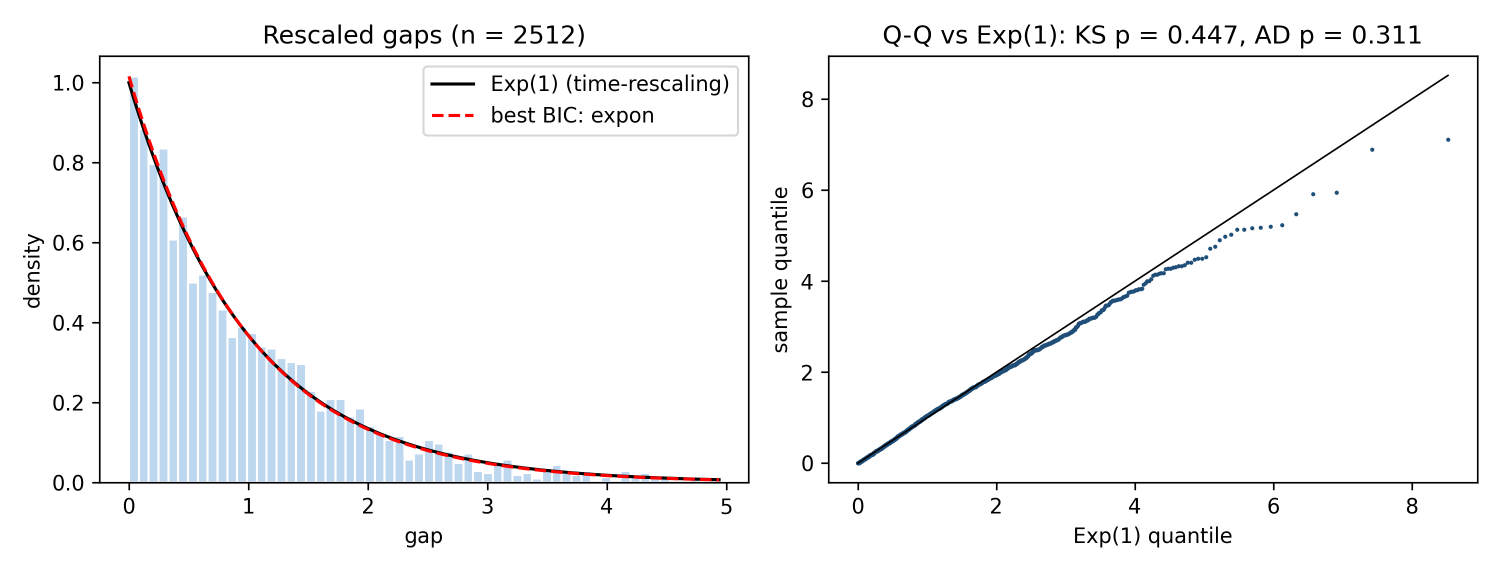
#> input picture 07_Results/figures/Fig06_rescaled_gaps.png, 3000 x 1140 px, given in place of G01_layout_3D.png, which was not available (shown at 1/2 size)
$ python report_figures.py
#> lines starting #> are read from the running program, lines starting #| are printed output that depends on the picture
""" figure set (PROJECT_PLAN Phase 8.2, items 1-14) in figures/report/, 300 dpi, one style (matplotlib defaults,
project palette #1F4E78 / #C55A11 / #70AD47 / #7030A0).
New figures: Fig01 conceptual model (activity cycle diagram), Fig02 process flow with the points where the idle policies
act, Fig03 FlexSim 3D view (composite of two window captures), Fig04 daily arrivals over time, Fig05 NHPP rate profile,
Fig07 stay ECDF by arrival band. The others are copies of existing 300-dpi figures (source listed in FIGSET.csv).
Usage: python scripts/report_figures.py --project .
Output: figures/report/Fig01..Fig14 (+ FigS* extras used by the paper), figures/report/FIGSET.csv. No randomness.
"""
import argparse
import importlib.util
import shutil
from pathlib import Path

import matplotlib
import numpy as np
import pandas as pd
from PIL import Image, ImageDraw, ImageFont

matplotlib.use("Agg")
import matplotlib.pyplot as plt  # noqa: E402
from matplotlib.patches import Circle, FancyArrowPatch, FancyBboxPatch  # noqa: E402

BLUE, ORANGE, GREEN, PURPLE, GREY = "#1F4E78", "#C55A11", "#70AD47", "#7030A0", "#7F7F7F"
plt.rcParams.update({"font.size": 10, "axes.titlesize": 11})

COPIES = [  # (target, source, caption)
    ("Fig06_rescaled_gaps.png", "figures/phase1r/r1_fit_gaps.png", "Arrival process: rescaled inter-arrival gaps vs Exp(1) (NHPP check)"),
    ("Fig08_idle_time.png", "figures/phase1/p1_6_idle_hist.png", "Idle time after charging ends (v1 pool; 56.9% of plug-in hours, 56.7% in the v2 pool)"),
    ("Fig09_validation_profile.png", "figures/phase4/p4_offered_load.png", "Validation: occupancy by time of day, data vs DES vs Mt/G/inf"),
    ("Fig10_P15_vs_c.png", "figures/phase1r/r6_p15_vs_c.png", "P(wait > 15 min) vs chargers at +30%, mean and upper 95% bound"),
    ("Fig11_heatmap_P15.png", "figures/phase3/p3_heat_P15upper.png", "Sizing heat-map: upper 95% bound of P(wait > 15 min)"),
    ("Fig12_frontier.png", "figures/phase3/p3_frontier.png", "Feasibility frontier c*(m) with 95% band"),
    ("Fig13_policy_savings.png", "figures/phase3/p3_policy_savings.png", "Chargers saved by idle-management policies"),
    ("Fig14a_payoff_regret.png", "figures/phase6/p6_payoff_regret.png", "Payoff (annual cost) and regret tables"),
    ("Fig14b_ahp.png", "figures/phase6/p6_ahp.png", "AHP weights and weight sensitivity"),
    ("FigS1_trace_check.png", "figures/flexsim/fig_b3_trace_check.png", "FlexSim = engine, car by car (trace mode)"),
    ("FigS2_flexsim_vs_engine.png", "figures/flexsim/fig_d5_flexsim_vs_engine.png", "FlexSim confirmation of the key cells"),
    ("FigS3_feasibility.png", "figures/phase5/p5_feasibility.png", "Feasibility check with Bonferroni bounds"),
    ("FigS4_mol_vs_des.png", "figures/phase4/p4_mol_vs_des.png", "Analytic sizing rules vs the DES frontier"),
    ("FigS5_prob_sens.png", "figures/phase6/p6_prob_sens.png", "EMV vs the probability of high growth"),
    ("FigS6_decision_tree.png", "figures/phase6/decision_analysis_tree.png", "Decision tree"),
    ("FigS7_paired_diffs.png", "figures/phase5/p5_paired_diffs.png", "Paired CRN differences"),
]


def box(ax, xy, w, h, text, fc, ec=BLUE, fs=9, rounded=True):
    p = FancyBboxPatch((xy[0] - w / 2, xy[1] - h / 2), w, h, boxstyle="round,pad=0.02" if rounded else "square,pad=0.0",
                       fc=fc, ec=ec, lw=1.4)
    ax.add_patch(p)
    ax.text(xy[0], xy[1], text, ha="center", va="center", fontsize=fs)


def arrow(ax, a, b, color="k", style="-|>", rad=0.0, lw=1.3, ls="-"):
    ax.add_patch(FancyArrowPatch(a, b, arrowstyle=style, mutation_scale=12, color=color, lw=lw, ls=ls,
                                 connectionstyle=f"arc3,rad={rad}"))


def fig01(out):
    f, ax = plt.subplots(figsize=(10, 5.8))
    ax.set_xlim(0, 10)
    ax.set_ylim(0, 6.0)
    ax.axis("off")
    for xy, t in [((1.0, 3.6), "Outside\n(not on site)"), ((4.0, 3.6), "Queue\n(waiting car)"), ((8.6, 3.6), "Done\n(leaving)")]:
        ax.add_patch(Circle(xy, 0.62, fc="#EEF3F8", ec=BLUE, lw=1.4))
        ax.text(*xy, t, ha="center", va="center", fontsize=8.5)
    box(ax, (2.5, 3.6), 1.3, 0.7, "Arrive\n(NHPP)", "#FFF2CC", rounded=False)
    box(ax, (6.25, 3.6), 2.2, 1.0, "Plugged in\n= charging + idle\n(occupancy time)", "#E2EFDA", rounded=False)
    arrow(ax, (1.62, 3.6), (1.85, 3.6))
    arrow(ax, (3.15, 3.6), (3.38, 3.6))
    arrow(ax, (4.62, 3.6), (5.15, 3.6))
    arrow(ax, (7.35, 3.6), (7.98, 3.6))
    arrow(ax, (8.6, 4.24), (1.0, 4.24), rad=0.22, ls="--", color=GREY)
    ax.text(4.8, 5.55, "car cycle (next visit)", fontsize=8, color=GREY, ha="center")
    ax.add_patch(Circle((6.25, 1.2), 0.62, fc="#EEF3F8", ec=ORANGE, lw=1.4))
    ax.text(6.25, 1.2, "Free\ncharger", ha="center", va="center", fontsize=8.5)
    arrow(ax, (5.75, 1.6), (5.6, 3.1), color=ORANGE, rad=-0.3)
    arrow(ax, (6.9, 3.1), (6.75, 1.6), color=ORANGE, rad=-0.3)
    ax.text(7.5, 1.2, "charger cycle:\nc identical Level-2 chargers", fontsize=8, color=ORANGE, va="center")
    ax.text(4.0, 2.55, "wait W = start - arrival\nrisk: P(W > 15 min)", fontsize=8, ha="center", color=BLUE)
    ax.text(8.6, 2.55, "idle part of the stay is\nthe target of policies P1-P3", fontsize=8, ha="center", color=GREEN)
    ax.set_title("Conceptual model (activity cycle diagram): circles = queues/states, rectangles = activities; FIFO, no balking",
                 fontsize=10)
    f.savefig(out, dpi=300, bbox_inches="tight")
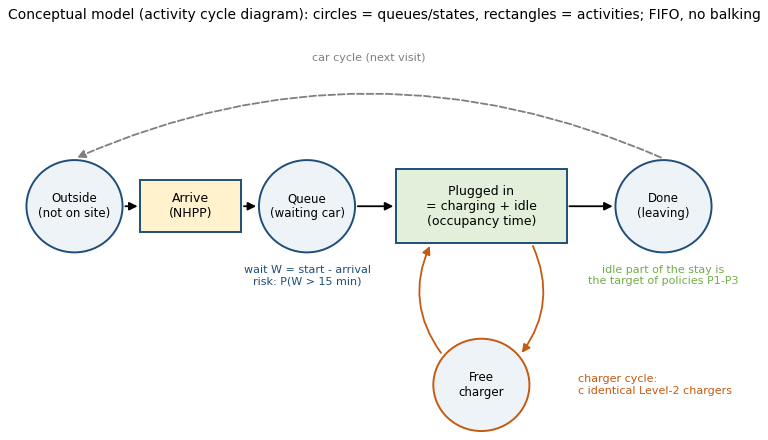
#> figure drawn by matplotlib, 1 panel
    f.savefig(Path(out).with_suffix(".pdf"), bbox_inches="tight")
    plt.close(f)


def fig02(out):
    f, ax = plt.subplots(figsize=(11, 4.6))
    ax.set_xlim(0, 11)
    ax.set_ylim(0, 4.6)
    ax.axis("off")
    y = 3.0
    steps = [(0.9, "Car arrives\nNHPP: 48 half-hour\nrates x growth m", "#FFF2CC"),
             (2.9, "Free charger?\n(c chargers)", "#EEF3F8"),
             (4.9, "Plug in\nstay drawn from\narrival band", "#E2EFDA"),
             (6.9, "Charging\n(energy delivered)", "#E2EFDA"),
             (8.9, "Idle but plugged\n(until the driver\nreturns)", "#F8CBAD")]
    for x, t, fc in steps:
        box(ax, (x, y), 1.6, 1.15, t, fc)
    for k in range(4):
        arrow(ax, (steps[k][0] + 0.82, y), (steps[k + 1][0] - 0.82, y))
    arrow(ax, (9.72, y), (10.6, y))
    ax.text(10.65, y, "Departs:\ncharger\nfree", fontsize=8.5, va="center")
    box(ax, (2.9, 1.2), 1.6, 0.8, "FIFO queue\n(no balking)", "#EEF3F8")
    arrow(ax, (2.9, y - 0.6), (2.9, 1.62))
    ax.text(3.0, 2.05, "no", fontsize=8)
    arrow(ax, (3.72, 1.2), (4.9, y - 0.6), rad=0.25)
    ax.text(3.9, y + 0.12, "yes", fontsize=8)
    ax.text(2.9, 0.3, "measure: wait W, P(W > 15 min), Wq, W95", fontsize=8, ha="center", color=BLUE)
    ax.add_patch(FancyBboxPatch((7.55, 0.2), 3.3, 1.45, boxstyle="round,pad=0.03", fc="white", ec=ORANGE, lw=1.6, ls="--"))
    ax.text(9.2, 0.92, "WHERE THE POLICY ACTS\nP1: move the car within g min\nafter charging ends\n"
            "P2: maximum stay 4 h\nP3: only a share p of drivers complies", fontsize=7.4, ha="center", va="center", color=ORANGE)
    arrow(ax, (8.9, 1.7), (8.9, y - 0.6), color=ORANGE, style="-|>")
    ax.set_title("System process flow (one car); the idle-but-plugged step (56.7% of plug-in hours) is what the policies shorten",
                 fontsize=10)
    f.savefig(out, dpi=300, bbox_inches="tight")
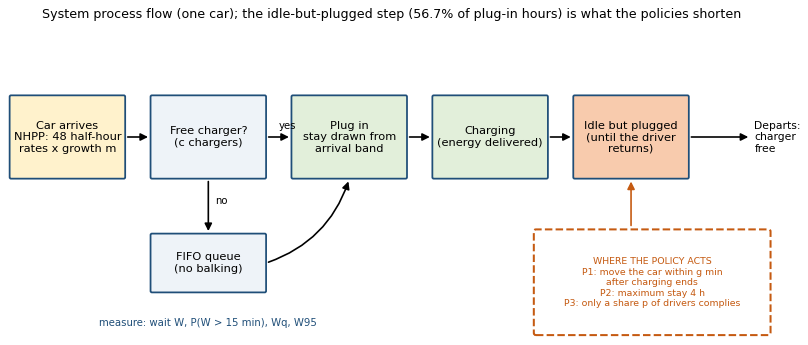
#> figure drawn by matplotlib, 1 panel
    f.savefig(Path(out).with_suffix(".pdf"), bbox_inches="tight")
    plt.close(f)


def fig03(root, out):
    a = Image.open(root / "flexsim/screenshots/G01_layout_3D.png").convert("RGB")
    b = Image.open(root / "flexsim/screenshots/D5_policy_P1-30_m1.3_c32.png").convert("RGB")
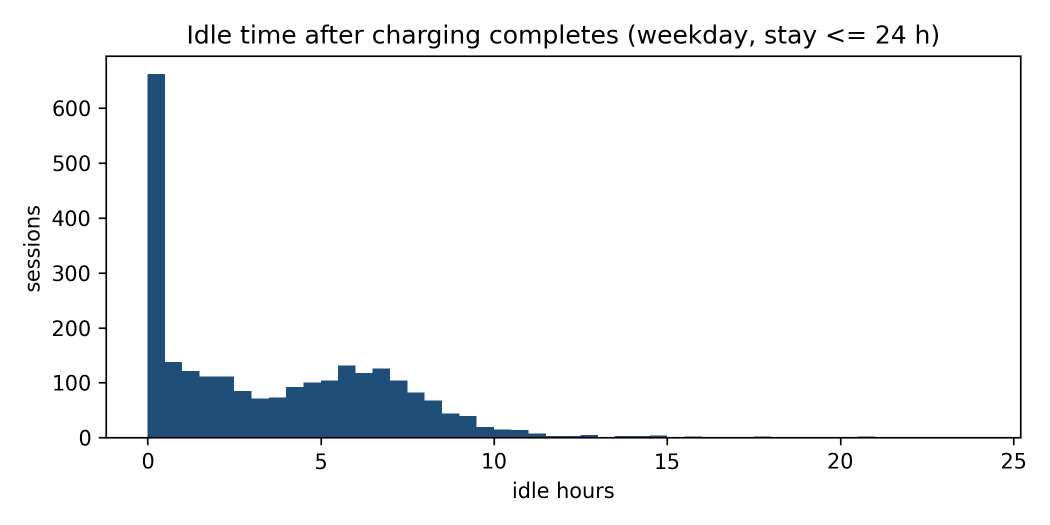
#> input picture 07_Results/figures/Fig08_idle_time.png, 2100 x 1050 px, given in place of D5_policy_P1-30_m1.3_c32.png, which was not available (shown at 1/2 size)
    h = 900
    a = a.resize((int(a.width * h / a.height), h))
#> a: PIL image 2368x900 RGB
    b = b.resize((int(b.width * h / b.height), h))
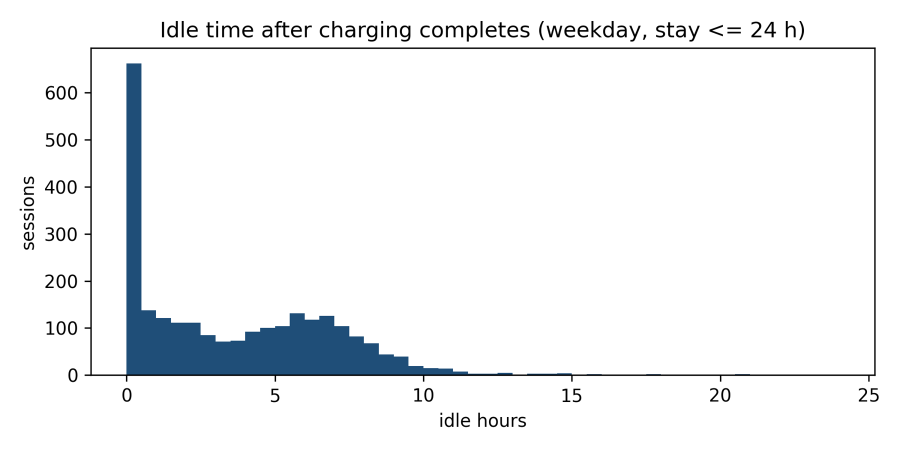
#> b: PIL image 1800x900 RGB (shown at 1/2 size); mean R, G, B 240.7, 242.6, 244.4
    pad, top = 30, 90
    W = a.width + b.width + 3 * pad
#> W = 4258
    canvas = Image.new("RGB", (W, h + top + pad), "white")
#> canvas: PIL image 4258x1020 RGB; every value is 255
    canvas.paste(a, (pad, top))
    canvas.paste(b, (2 * pad + a.width, top))
    d = ImageDraw.Draw(canvas)
    try:
        font = ImageFont.truetype("arial.ttf", 40)
    except OSError:
        font = ImageFont.load_default()
    d.text((pad, 25), "(a) FlexSim 2027: 52 chargers (Processors), +30% demand, c = 45 (46-52 grey)", fill=(31, 78, 120), font=font)
    d.text((2 * pad + a.width, 25), "(b) best idle policy P1-30 run, c = 32 (33-52 grey)", fill=(31, 78, 120), font=font)
    canvas.save(out, dpi=(300, 300))
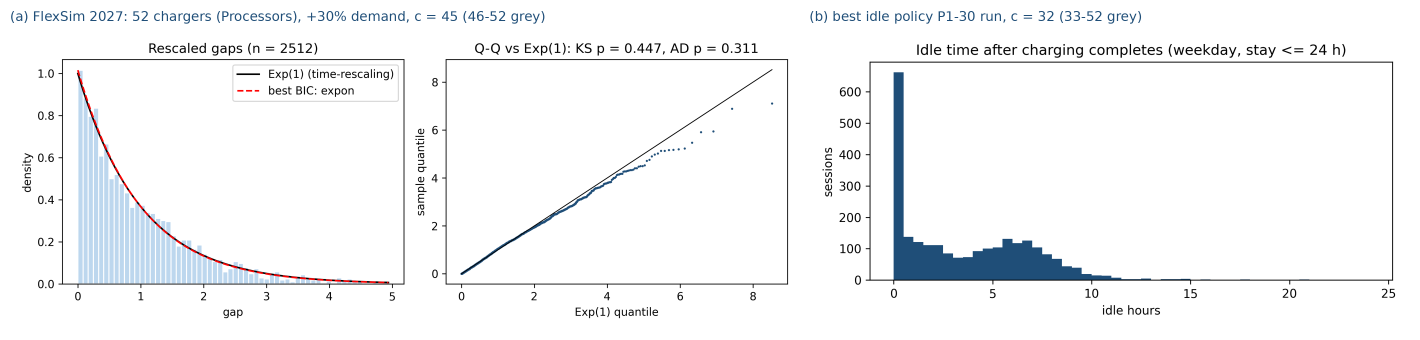
#> saved as Fig03_flexsim_3d.png: PIL image 4258x1020 RGB (shown at 1/3 size); mean R, G, B 244.3, 245.5, 246.9


def fig03c(root, out):
    """: one clear FlexSim figure - (a) the 3D layout cropped to the model (no library panel or toolbars), with
    numbered markers and a legend strip in large type; (b) one dashboard panel (arrivals/departures per hour)."""
    lay = Image.open(root / "flexsim/screenshots/G01_layout_3D.png").convert("RGB").crop((480, 140, 1440, 770))
    dash = Image.open(root / "flexsim/screenshots/G07b_dashboard_seconds_c45.png").convert("RGB").crop((420, 232, 980, 555))
    try:
        fb = ImageFont.truetype("arialbd.ttf", 26)
        fm = ImageFont.truetype("arial.ttf", 24)
    except OSError:
        fb = fm = ImageFont.load_default()
    d = ImageDraw.Draw(lay)
    marks = [(1, (285, 545)), (2, (455, 562)), (3, (150, 330)), (4, (850, 205)), (5, (838, 79))]
    for n, (x, y) in marks:
        d.ellipse((x - 19, y - 19, x + 19, y + 19), fill=(197, 90, 17), outline="white", width=3)
        d.text((x, y), str(n), fill="white", font=fb, anchor="mm")
    legend = ["1  Source 'CarArrivals' (arrival times from the NHPP)", "2  Queue 'ChargeQueue' (FIFO, no balking)",
              "3  Processor = one charger, capacity 1 (brown box = car plugged in)",
              "4  Chargers 46-52 closed (grey): c = 45 open", "5  Sink 'Departed'"]
    W = lay.width
    strip_h = 36 * len(legend) + 20
    top_h = 50
    canvas = Image.new("RGB", (W, top_h + lay.height + strip_h + top_h + dash.height + 10), "white")
    dc = ImageDraw.Draw(canvas)
    dc.text((10, 12), "(a) FlexSim 2027 3D view, +30% demand, 52 Processors (day 9, 09:30)", fill=(31, 78, 120), font=fb)
    canvas.paste(lay, (0, top_h))
    y0 = top_h + lay.height + 10
    for k, t in enumerate(legend):
        dc.text((14, y0 + 36 * k), t, fill=(30, 30, 30), font=fm)
    y1 = y0 + strip_h
    dc.text((10, y1 + 12), "(b) Dashboard panel after the run: arrivals and departures per hour", fill=(31, 78, 120), font=fb)
    canvas.paste(dash, ((W - dash.width) // 2, y1 + top_h))
    canvas.save(out, dpi=(300, 300))


def fig07b(root, out):
    """ (guideline step 3: histogram + at least two fitted distributions for the service times): the six band_long
    panels of figures/phase1r/r1_fit_service.png (5 x 3 grid of 1300 x 1020 px panels), arranged 3 x 2."""
    src = Image.open(root / "figures/phase1r/r1_fit_service.png").convert("RGB")
    pw, ph = src.width // 3, src.height // 5
#> pw = 700; ph = 210
    cells = [(2, 2), (3, 0), (3, 1), (3, 2), (4, 0), (4, 1)]
    canvas = Image.new("RGB", (3 * pw, 2 * ph), "white")
#> canvas: PIL image 2100x420 RGB; every value is 255
    for k, (r, c) in enumerate(cells):
        canvas.paste(src.crop((c * pw, r * ph, (c + 1) * pw, (r + 1) * ph)), ((k % 3) * pw, (k // 3) * ph))
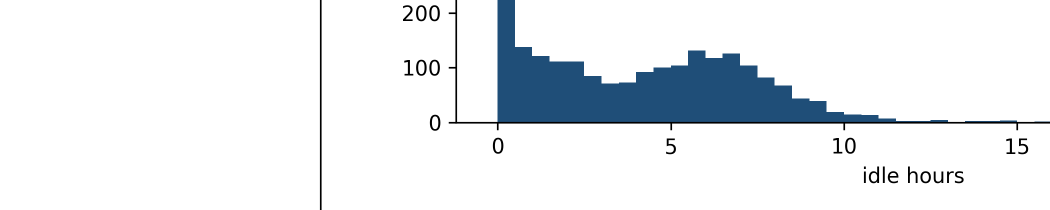
#> canvas: PIL image 2100x420 RGB (shown at 1/2 size); mean R, G, B 232.5, 236.5, 240.1
    canvas.save(out, dpi=(300, 300))


# [56 lines left out: functions fig04, fig05, fig07, not called in this run]


def main():
    ap = argparse.ArgumentParser()
    ap.add_argument("--project", default=".")
    a = ap.parse_args()
    root = Path(a.project).resolve()
    out = root / "figures" / "report"
    out.mkdir(parents=True, exist_ok=True)
    rows = []
    fig01(out / "Fig01_conceptual_model.png")
    rows.append(("Fig01_conceptual_model.png", "new (report_figures.py)", "Conceptual model: activity cycle diagram"))
    fig02(out / "Fig02_process_flow.png")
    rows.append(("Fig02_process_flow.png", "new", "System process flow and where the idle policies act"))
    fig03(root, out / "Fig03_flexsim_3d.png")
    rows.append(("Fig03_flexsim_3d.png", "flexsim/screenshots/G01_layout_3D.png + D5_policy_P1-30_m1.3_c32.png", "FlexSim 3D view"))
    fig07b(root, out / "Fig07b_service_fits.png")
    rows.append(("Fig07b_service_fits.png", "figures/phase1r/r1_fit_service.png (band_long panels)",
                 "Service-time histograms with the two best fitted distributions per arrival band"))
    fig03c(root, out / "Fig03c_flexsim_clear.png")
#> in fig03c, `lay = Image.open(root / "flexsim/screenshots/G01_layout_3D.png").conve..`:
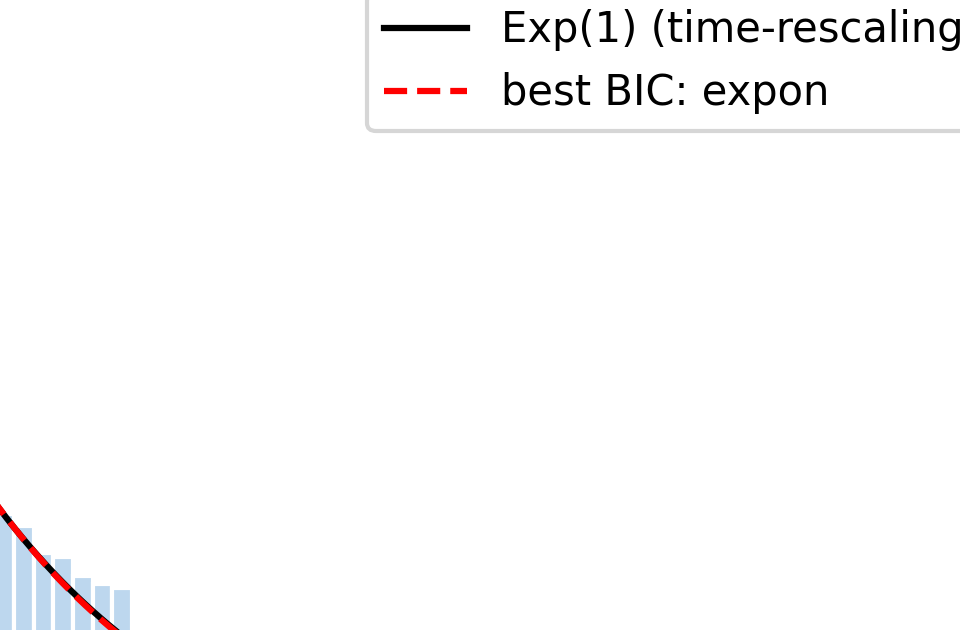
#> lay: PIL image 960x630 RGB; mean R, G, B 250.9, 250.7, 250.9
    rows.append(("Fig03c_flexsim_clear.png", "G01_layout_3D.png (3D view crop) + G07b dashboard (arrivals/departures panel)",
                 "FlexSim model, readable: layout with numbered objects and one dashboard panel"))
    dash = Image.open(root / "flexsim/screenshots/G07b_dashboard_seconds_c45.png").convert("RGB")
    dash.crop((0, 232, dash.width, dash.height)).save(out / "Fig03b_flexsim_dashboard.png", dpi=(300, 300))
    rows.append(("Fig03b_flexsim_dashboard.png", "flexsim/screenshots/G07b_dashboard_seconds_c45.png (bottom row crop)",
                 "FlexSim dashboard: charger utilisation and arrivals/departures per hour"))
    fig04(root, out / "Fig04_daily_arrivals.png")
    rows.append(("Fig04_daily_arrivals.png", "new from results/phase1r/r5_daily_counts.csv", "Daily arrivals over time"))
    fig05(root, out / "Fig05_nhpp_rates.png")
    rows.append(("Fig05_nhpp_rates.png", "new from data/derived/rates_designday.csv", "NHPP rate profile"))
    fig07(root, out / "Fig07_stay_ecdf.png")
    rows.append(("Fig07_stay_ecdf.png", "new from engine band pools", "Stay ECDF by arrival band"))
    for tgt, src, cap in COPIES:
        shutil.copy2(root / src, out / tgt)
        rows.append((tgt, src, cap))
    pd.DataFrame(rows, columns=["file", "source", "caption"]).sort_values("file").to_csv(out / "FIGSET.csv", index=False)
    print(len(rows), "figures in", out)


if __name__ == "__main__":
#> (the run stopped early here; a loop or call above may not have finished)
